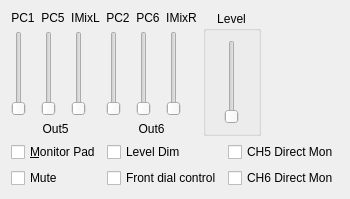
            <widget class="QWidget" name="TabPage" >
             <attribute name="title" >
              <string>Out5/&amp;6</string>
             </attribute>
             <layout class="QGridLayout" >
              <item row="1" column="0" colspan="4" >
               <layout class="QGridLayout" >
                <item row="1" column="2" >
                 <widget class="QCheckBox" name="chkMonitor6" >
                  <property name="text" >
                   <string>CH6 Direct Mon</string>
                  </property>
                  <property name="shortcut" >
                   <string/>
                  </property>
                 </widget>
                </item>
                <item row="0" column="2" >
                 <widget class="QCheckBox" name="chkMonitor5" >
                  <property name="text" >
                   <string>CH5 Direct Mon</string>
                  </property>
                  <property name="shortcut" >
                   <string/>
                  </property>
                 </widget>
                </item>
                <item row="0" column="1" >
                 <widget class="QCheckBox" name="chkDim56" >
                  <property name="text" >
                   <string>Level Dim</string>
                  </property>
                  <property name="shortcut" >
                   <string/>
                  </property>
                 </widget>
                </item>
                <item row="1" column="1" >
                 <widget class="QCheckBox" name="chkHwCtrl56" >
                  <property name="text" >
                   <string>Front dial control</string>
                  </property>
                  <property name="shortcut" >
                   <string/>
                  </property>
                 </widget>
                </item>
                <item row="0" column="0" >
                 <widget class="QCheckBox" name="chkPad56" >
                  <property name="text" >
                   <string>&amp;Monitor Pad</string>
                  </property>
                  <property name="shortcut" >
                   <string>Alt+M</string>
                  </property>
                 </widget>
                </item>
                <item row="1" column="0" >
                 <widget class="QCheckBox" name="chkMute56" >
                  <property name="text" >
                   <string>Mute</string>
                  </property>
                 </widget>
                </item>
               </layout>
              </item>
              <item row="0" column="0" >
               <layout class="QGridLayout" >
                <item row="0" column="0" >
                 <widget class="QLabel" name="txtOMixPC1O5" >
                  <property name="text" >
                   <string>PC1</string>
                  </property>
                  <property name="alignment" >
                   <set>Qt::AlignCenter</set>
                  </property>
                  <property name="wordWrap" >
                   <bool>false</bool>
                  </property>
                 </widget>
                </item>
                <item row="0" column="2" >
                 <widget class="QLabel" name="txtOMixIMixO5" >
                  <property name="text" >
                   <string>IMixL</string>
                  </property>
                  <property name="alignment" >
                   <set>Qt::AlignCenter</set>
                  </property>
                  <property name="wordWrap" >
                   <bool>false</bool>
                  </property>
                 </widget>
                </item>
                <item row="1" column="0" >
                 <widget class="QSlider" name="sldOMixPC1O5" >
                  <property name="minimum" >
                   <number>0</number>
                  </property>
                  <property name="maximum" >
                   <number>32767</number>
                  </property>
                  <property name="singleStep" >
                   <number>10000</number>
                  </property>
                  <property name="pageStep" >
                   <number>1000</number>
                  </property>
                  <property name="orientation" >
                   <enum>Qt::Vertical</enum>
                  </property>
                  <property name="tickInterval" >
                   <number>10000</number>
                  </property>
                 </widget>
                </item>
                <item row="0" column="1" >
                 <widget class="QLabel" name="txtOMixPC5O5" >
                  <property name="text" >
                   <string>PC5</string>
                  </property>
                  <property name="alignment" >
                   <set>Qt::AlignCenter</set>
                  </property>
                  <property name="wordWrap" >
                   <bool>false</bool>
                  </property>
                 </widget>
                </item>
                <item row="1" column="1" >
                 <widget class="QSlider" name="sldOMixPC5O5" >
                  <property name="minimum" >
                   <number>0</number>
                  </property>
                  <property name="maximum" >
                   <number>32767</number>
                  </property>
                  <property name="singleStep" >
                   <number>10000</number>
                  </property>
                  <property name="pageStep" >
                   <number>1000</number>
                  </property>
                  <property name="orientation" >
                   <enum>Qt::Vertical</enum>
                  </property>
                  <property name="tickInterval" >
                   <number>10000</number>
                  </property>
                 </widget>
                </item>
                <item row="1" column="2" >
                 <widget class="QSlider" name="sldOMixIMixO5" >
                  <property name="minimum" >
                   <number>0</number>
                  </property>
                  <property name="maximum" >
                   <number>32767</number>
                  </property>
                  <property name="singleStep" >
                   <number>10000</number>
                  </property>
                  <property name="pageStep" >
                   <number>1000</number>
                  </property>
                  <property name="orientation" >
                   <enum>Qt::Vertical</enum>
                  </property>
                  <property name="tickInterval" >
                   <number>10000</number>
                  </property>
                 </widget>
                </item>
                <item row="2" column="0" colspan="3" >
                 <widget class="QLabel" name="txtOmixO5" >
                  <property name="text" >
                   <string>Out5</string>
                  </property>
                  <property name="alignment" >
                   <set>Qt::AlignCenter</set>
                  </property>
                  <property name="wordWrap" >
                   <bool>false</bool>
                  </property>
                 </widget>
                </item>
               </layout>
              </item>
              <item row="0" column="1" >
               <layout class="QGridLayout" >
                <item row="0" column="1" >
                 <widget class="QLabel" name="txtOMixPC6O6" >
                  <property name="text" >
                   <string>PC6</string>
                  </property>
                  <property name="alignment" >
                   <set>Qt::AlignCenter</set>
                  </property>
                  <property name="wordWrap" >
                   <bool>false</bool>
                  </property>
                 </widget>
                </item>
                <item row="1" column="0" >
                 <widget class="QSlider" name="sldOMixPC2O6" >
                  <property name="minimum" >
                   <number>0</number>
                  </property>
                  <property name="maximum" >
                   <number>32767</number>
                  </property>
                  <property name="singleStep" >
                   <number>10000</number>
                  </property>
                  <property name="pageStep" >
                   <number>1000</number>
                  </property>
                  <property name="orientation" >
                   <enum>Qt::Vertical</enum>
                  </property>
                  <property name="tickInterval" >
                   <number>10000</number>
                  </property>
                 </widget>
                </item>
                <item row="0" column="2" >
                 <widget class="QLabel" name="txtOMixIMixO6" >
                  <property name="text" >
                   <string>IMixR</string>
                  </property>
                  <property name="alignment" >
                   <set>Qt::AlignCenter</set>
                  </property>
                  <property name="wordWrap" >
                   <bool>false</bool>
                  </property>
                 </widget>
                </item>
                <item row="0" column="0" >
                 <widget class="QLabel" name="txtOMixPC2O6" >
                  <property name="text" >
                   <string>PC2</string>
                  </property>
                  <property name="alignment" >
                   <set>Qt::AlignCenter</set>
                  </property>
                  <property name="wordWrap" >
                   <bool>false</bool>
                  </property>
                 </widget>
                </item>
                <item row="2" column="0" colspan="3" >
                 <widget class="QLabel" name="txtOmixO6" >
                  <property name="text" >
                   <string>Out6</string>
                  </property>
                  <property name="alignment" >
                   <set>Qt::AlignCenter</set>
                  </property>
                  <property name="wordWrap" >
                   <bool>false</bool>
                  </property>
                 </widget>
                </item>
                <item row="1" column="2" >
                 <widget class="QSlider" name="sldOMixIMixO6" >
                  <property name="minimum" >
                   <number>0</number>
                  </property>
                  <property name="maximum" >
                   <number>32767</number>
                  </property>
                  <property name="singleStep" >
                   <number>10000</number>
                  </property>
                  <property name="pageStep" >
                   <number>1000</number>
                  </property>
                  <property name="orientation" >
                   <enum>Qt::Vertical</enum>
                  </property>
                  <property name="tickInterval" >
                   <number>10000</number>
                  </property>
                 </widget>
                </item>
                <item row="1" column="1" >
                 <widget class="QSlider" name="sldOMixPC6O6" >
                  <property name="minimum" >
                   <number>0</number>
                  </property>
                  <property name="maximum" >
                   <number>32767</number>
                  </property>
                  <property name="singleStep" >
                   <number>10000</number>
                  </property>
                  <property name="pageStep" >
                   <number>1000</number>
                  </property>
                  <property name="orientation" >
                   <enum>Qt::Vertical</enum>
                  </property>
                  <property name="tickInterval" >
                   <number>10000</number>
                  </property>
                 </widget>
                </item>
               </layout>
              </item>
              <item row="0" column="2" >
               <widget class="QGroupBox" name="groupLevel56" >
                <property name="title" >
                 <string>Level</string>
                </property>
                <property name="alignment" >
                 <set>Qt::AlignHCenter</set>
                </property>
                <layout class="QGridLayout" >
                 <item row="0" column="0" >
                  <widget class="QSlider" name="sldOut56Level" >
                   <property name="minimum" >
                    <number>0</number>
                   </property>
                   <property name="maximum" >
                    <number>127</number>
                   </property>
                   <property name="singleStep" >
                    <number>1</number>
                   </property>
                   <property name="pageStep" >
                    <number>16</number>
                   </property>
                   <property name="orientation" >
                    <enum>Qt::Vertical</enum>
                   </property>
                   <property name="tickInterval" >
                    <number>32</number>
                   </property>
                  </widget>
                 </item>
                </layout>
               </widget>
              </item>
              <item row="0" column="3" >
               <spacer>
                <property name="orientation" >
                 <enum>Qt::Horizontal</enum>
                </property>
                <property name="sizeType" >
                 <enum>QSizePolicy::Expanding</enum>
                </property>
                <property name="sizeHint" >
                 <size>
                  <width>61</width>
                  <height>21</height>
                 </size>
                </property>
               </spacer>
              </item>
             </layout>
            </widget>
